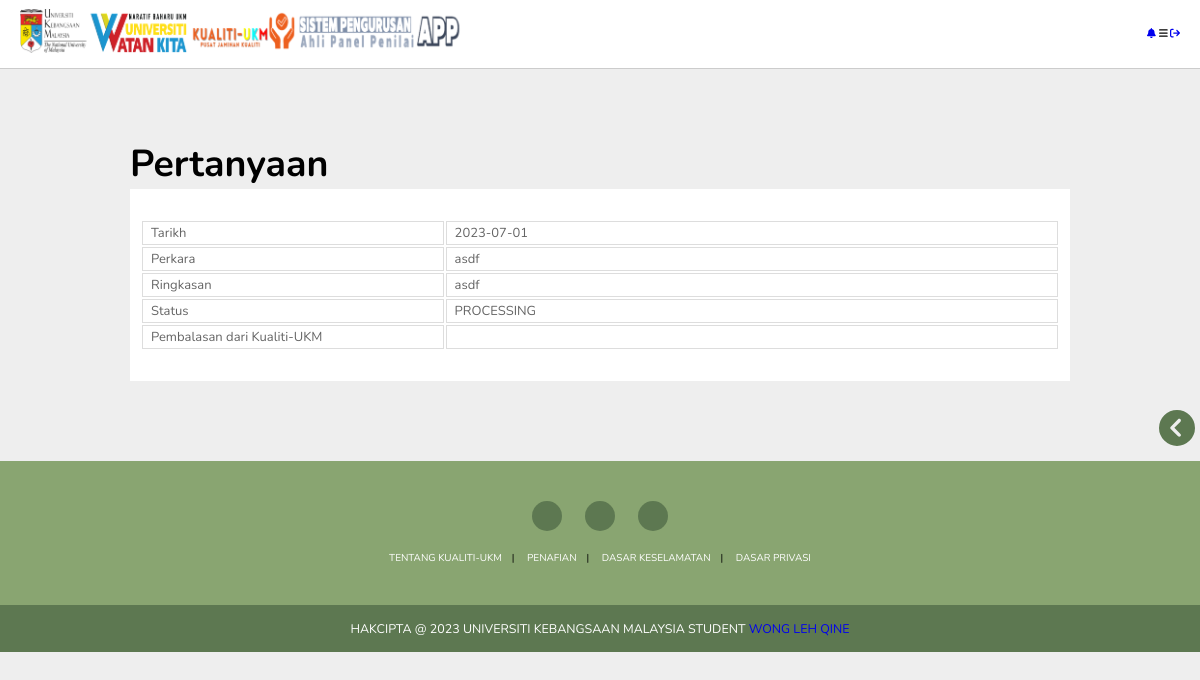
The page /pages/pertanyaan_app_detail.php?pertanyaan_id=36 (signed in) on the database its author committed.
### tables this page shows
CREATE TABLE `pertanyaan` (
  `PERTANYAAN_ID` int(11) NOT NULL,
  `TARIKH` varchar(255) DEFAULT NULL,
  `PERKARA` varchar(255) DEFAULT NULL,
  `RINGKASAN` varchar(255) DEFAULT NULL,
  `PERTANYAAN_STATUS` varchar(255) DEFAULT NULL,
  `TINDAKAN` varchar(255) DEFAULT NULL,
  `JENIS` varchar(30) DEFAULT NULL,
  `ID` int(11) DEFAULT NULL
);

### pages/pertanyaan_app_detail.php (the view, shortened to what this page needs)
<?php
include("../php/db.php");
$id = $_SESSION["id"];
$pertanyaan_id = $_GET["pertanyaan_id"];
$list_of_pertanyaan = array();
if ($stmt = $con->prepare("SELECT `PERTANYAAN_ID`, `TARIKH`, `PERKARA`, `RINGKASAN`, `PERTANYAAN_STATUS`, `TINDAKAN`  FROM `pertanyaan` WHERE `ID` = '$id' AND `JENIS` = 'app' AND `PERTANYAAN_ID` = '$pertanyaan_id'")) {
   $stmt->execute();
   mysqli_stmt_bind_result($stmt, $pertanyaan_id, $tarikh, $perkara, $ringkasan, $pertanyaan_status, $tindakan);
   while (mysqli_stmt_fetch($stmt)) {
      array_push($list_of_pertanyaan, array($pertanyaan_id, $tarikh, $perkara, $ringkasan, $pertanyaan_status, $tindakan));
   }
} else {
   echo 'Could not prepare statement!';
}
?>
<!DOCTYPE html>
<html lang="en">
<head>
   <link rel="stylesheet" href="https://cdnjs.cloudflare.com/ajax/libs/font-awesome/6.1.2/css/all.min.css">
   <link rel="stylesheet" href="../style/stylepertanyaan.css">
</head>
<body>
   <?php
   include("../components/navbar_app.php");
   include("../components/pengumuman.php");
   ?>
   <div class="main-body title-font">
      <h2>Pertanyaan</h2>
      <div class="pertanyaan-list">
         <form style="padding-bottom: 20px; padding-top: 20px;" action="<?php echo htmlspecialchars($_SERVER["PHP_SELF"]); ?>"
            method="post" autocomplete="off" class="sign-in-form">
            <table class="table" style="width: 100%; ">
               <tr>
                  <td style="width: 33%;">Tarikh</td>
                  <td><?php echo $list_of_pertanyaan[0][1]; ?></td>
               </tr>
               <tr>
                  <td style="width: 33%;">Perkara</td>
                  <td><?php echo $list_of_pertanyaan[0][2]; ?></td>
               </tr>
               <tr>
                  <td style="width: 33%;">Ringkasan</td>
                  <td><?php echo $list_of_pertanyaan[0][3]; ?></td>
               </tr>
               <tr>
                  <td style="width: 33%;">Status</td>
                  <td><?php echo $list_of_pertanyaan[0][4]; ?></td>
               </tr>
               <tr>
                  <td style="width: 33%;">Pembalasan dari Kualiti-UKM</td>
                  <td><?php echo $list_of_pertanyaan[0][5]; ?></td>
               </tr>
            </table>
         </form>
      </div>
   </div>
   <?php
          include("../components/footer.php");
        ?>
</body>
</html>

### style/stylepertanyaan.css (style rules this page uses)
:root { --main-color:#8e44ad; --red:#e74c3c; --orange:#f39c12; --light-color:#888; --light-bg:#eee; --black:#2c3e50; --white:#fff; --border:.1rem solid rgba(0,0,0,.2); }
* { font-family: 'Nunito', sans-serif; margin:0; padding:0; box-sizing: border-box; outline: none; border:none; text-decoration: none; }
.title-font { font-size: 2.5rem; }
html { font-size: 62.5%; height: 100%; overflow-x: hidden; }
body { overflow-x: hidden; height: 100%; background-color: var(--light-bg); padding-left: 30rem; }
.table td { border: 1px solid #ddd; }
.main-body { width: 80%; padding: 1rem; display: block; margin-left: auto; margin-right: auto; }
.pertanyaan-list { display: block; align-items: center; background-color: #fff; justify-content: space-between; }
table { width: 90%; background: #fff; padding: 1rem; text-align: left; border-radius: 10px; }
table td,th { padding: 0.2rem 0.8rem; }
table td { font-size: 13px; color: rgb(100,100,100); }
@media (max-width:1200px) { body { padding-left: 0; } }

### rows shown on the page
pertanyaan: TARIKH "2023-07-01", PERKARA "asdf", RINGKASAN "asdf", PERTANYAAN_STATUS "PROCESSING"
